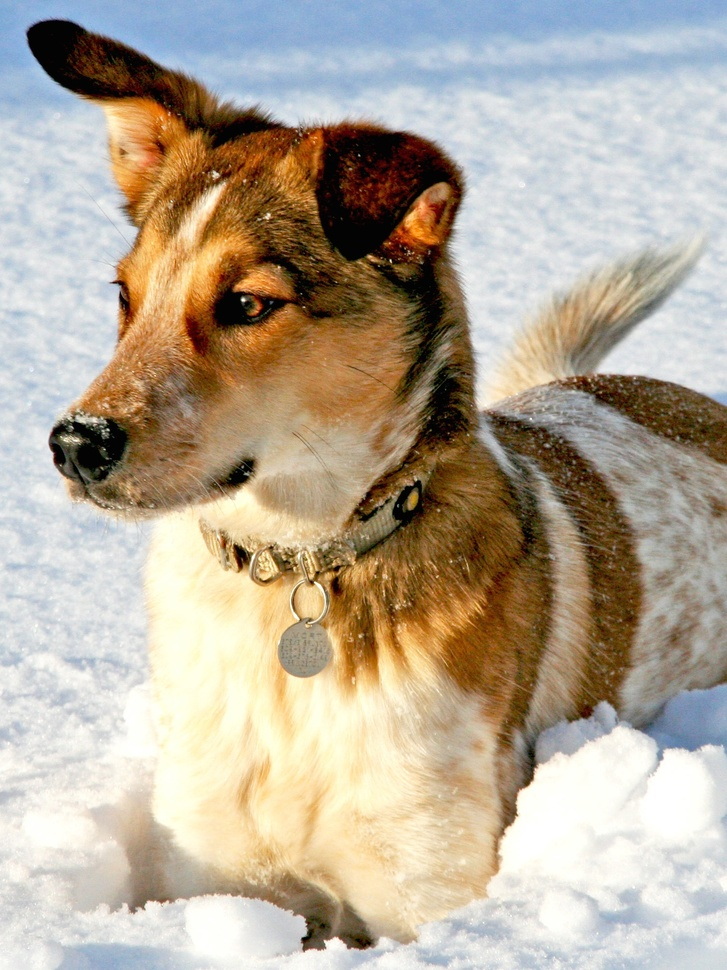
%> input picture CH01/dog.jpg, 727 x 970 px, shrunk from 1500 x 2000 before the run
$ octave CH02_SEC06_2_Compress_production.m   (GNU Octave 9; MATLAB toolbox functions it lacks are replaced by stand-ins)
%> lines starting %> are read from the running program, lines starting %| are printed output that depends on the picture; in (x1, y1, x2, y2) boxes, pixels count from 0 and x2, y2 are one past the last pixel; in counts of white or black regions, pixels touching at a corner belong together; the program's own positions count from 1
clear all, close all, clc
A = imread('../../CH01_SVD/DATA/dog.jpg');
%> A is the input picture: size 970x727x3 uint8; mean R, G, B 181.4, 169.5, 152
B = rgb2gray(A);
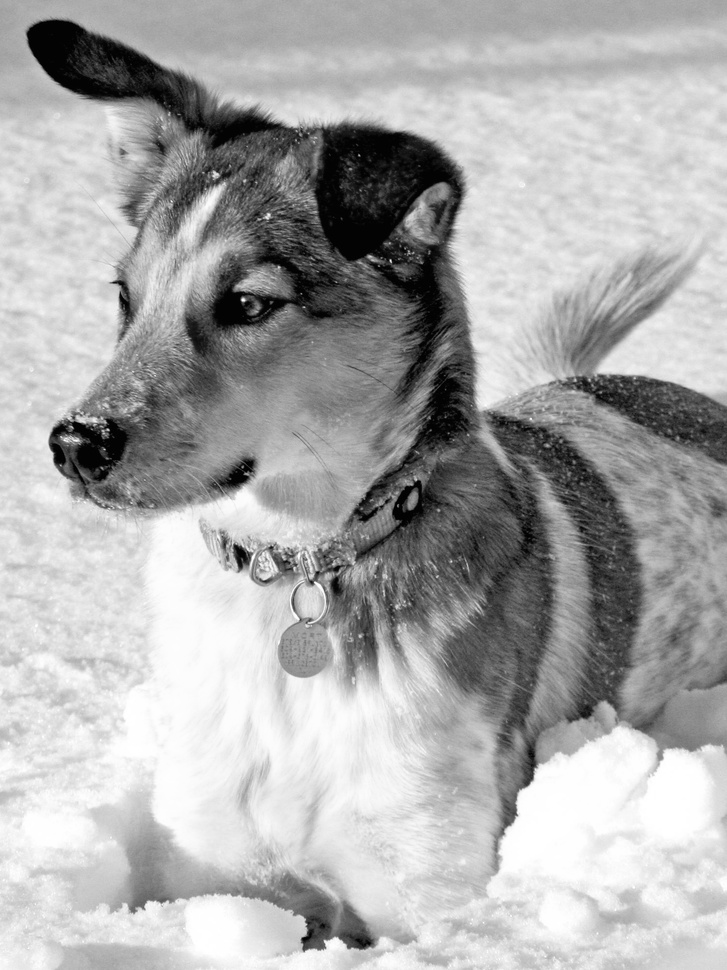
%> B: size 970x727 uint8; min 0, max 255, mean 171.1

%% FFT Compression
figure
Bt=fft2(B);
Btsort = sort(abs(Bt(:)));  % Sort by magnitude

% Zero out all small coefficients and inverse transform
percentvec = [.1 .05 .01 .002];
for k=1:4
%> this loop made 4 passes; what is shown inside it comes from the first
    keep = percentvec(k);
    thresh = Btsort(floor((1-keep)*length(Btsort)));
%> thresh = 13771.6
    ind = abs(Bt)>thresh;
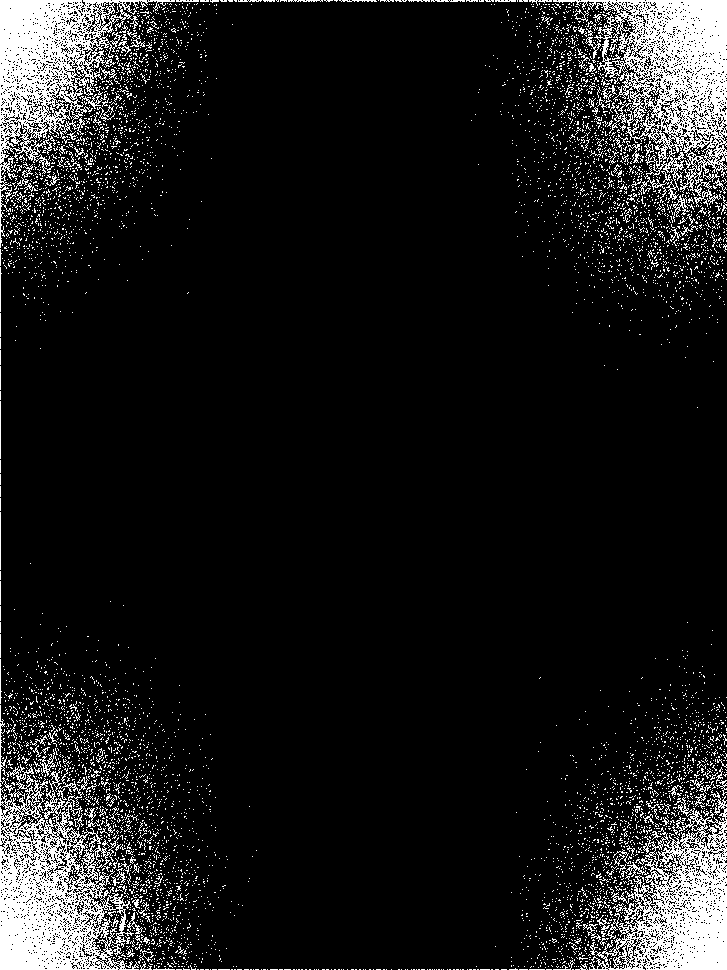
%> ind: size 970x727 logical; 10% white; 6137 white regions (5991 under 20 px), largest, box (x1, y1, x2, y2) and area: (553, 0, 727, 207) 14018, (0, 764, 139, 970) 13978, (0, 0, 175, 248) 11592
    Atlow = Bt.*ind;        % Threshold small indices
    Flow = log(abs(fftshift(Atlow))+1); % put FFT on log-scale
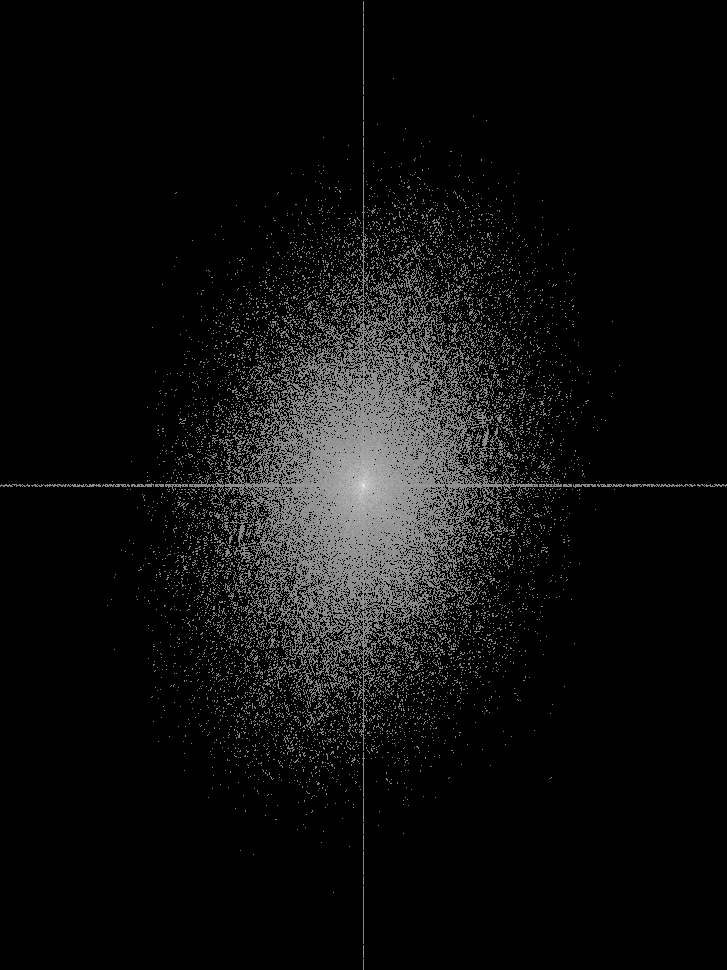
%> Flow: size 970x727 double; min 0, max 18.61, mean 1.02; drawn with min black and max white
    imshow(mat2gray(Flow),[]);

    % Plot Reconstruction
    Alow=uint8(ifft2(Atlow));
    imshow(Alow)

    axis off
    set(gcf,'PaperPositionMode','auto')
    %     print('-depsc2', '-loose', ['../figures/2DFFT_Compress',num2str(k)]);
%     print('-dpng', '-loose', ['../figures/2DFFT_Compress',num2str(k)]);

end
